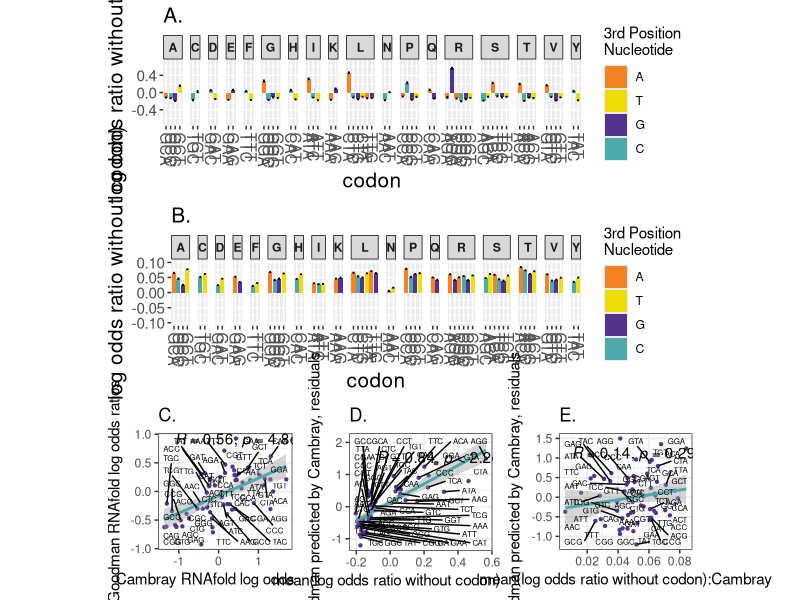

The R script that drew this image:
library(gridExtra)
library(grid)
library(ggplot2)
library(lattice)
library(ggrepel)
library(ggpubr)




data1 = read.csv("Goodman_LOstab_drop.csv", h = TRUE)
attach(data1)

lor <- data1$mean_LOR_not
class_cdn <- data1$cdn
sem <- data1$sem
sd <- data1$sd
aa <- data1$aa

nts = c("A", "T", "G", "C")

df_dropG <- data.frame(
	amino_acid = aa,
	name = class_cdn,
	value = lor,
	sem = sem
	)
	
fig8a = ggplot(df_dropG, aes(x = name, y = value)) + ylim(-0.7, 0.7) +
	geom_col(aes(fill = factor(ends_with, level = nts))) +  ggtitle("A.") +
	#scale_fill_manual(values = c("#EFE350FF", "#593D9CFF", "#B8627DFF", "#F68F46FF")) + 
	scale_fill_manual(values = c("#F68224", "#EFDD08","#53318E", "#4DA9AB")) +   
	geom_errorbar(aes(ymin = value - sem, ymax = value + sem, width = 0.4), colour = "black") + 
	facet_grid(~amino_acid, scales = "free_x", space = "free_x") + 
	scale_x_discrete(guide = guide_axis(angle = -90)) + 
	labs(x = "codon", y = "mean(log odds ratio without codon)", fill = "3rd Position \nNucleotide") + 
	theme(strip.text.x = element_text(face = "bold"), strip.background = element_rect(color = "black"),
	axis.title.x=element_text(size=15), axis.title.y=element_text(size=15),
axis.text.x=element_text(size=11), axis.text.y=element_text(size=11),
plot.title=element_text(size=15))
	
	
	
data1 = read.csv("Cambray_LOstab_drop.csv", h = TRUE)
attach(data1)

lor <- data1$mean_LOR_not
class_cdn <- data1$cdn
sem <- data1$sem
sd <- data1$sd
aa <- data1$aa


df_dropC <- data.frame(
	amino_acid = aa,
	name = class_cdn,
	value = lor,
	sem = sem
	)
	
fig8b = ggplot(df_dropC, aes(x = name, y = value)) + ylim(-0.1, 0.1) +
	geom_col(aes(fill = factor(ends_with, level = nts))) +  ggtitle("B.") +
	#scale_fill_manual(values = c("#EFE350FF", "#593D9CFF", "#B8627DFF", "#F68F46FF")) + 
	scale_fill_manual(values = c("#F68224", "#EFDD08","#53318E", "#4DA9AB")) +   
	geom_errorbar(aes(ymin = value - sem, ymax = value + sem, width = 0.4), colour = "black") + 
	facet_grid(~amino_acid, scales = "free_x", space = "free_x") + 
	scale_x_discrete(guide = guide_axis(angle = -90)) + 
	labs(x = "codon", y = "mean(log odds ratio without codon)", fill = "3rd Position \nNucleotide") + 
	theme(strip.text.x = element_text(face = "bold"), strip.background = element_rect(color = "black"),
	axis.title.x=element_text(size=15), axis.title.y=element_text(size=15),
axis.text.x=element_text(size=11), axis.text.y=element_text(size=11),
plot.title=element_text(size=15))	
	



data2 <- read.csv("Goodman_LOstab.csv", header = T)
attach(data2)

G_lor <- data2$log_odds
codonsG <- data2$codon

data3 <- read.csv("Cambray_LOstab.csv", header = T)
attach(data3)

C_lor <- data3$log_odds
codonsC <- data3$codon

reg <- lm(G_lor~C_lor)
res <- reg$residuals


xl <- expression("Goodman predicted by Cambray, residuals")
yl <- expression("mean(log odds ratio without codon):Goodman")
df.xyres <- data.frame(y=res, x=df_dropG$value, codon = codonsC)
p.xyres <- ggplot(df.xyres, aes(x=x,y=y, label = codon)) + ggtitle("D.") +
  geom_point(size=0.8, color = "#53318E")+
  theme(aspect.ratio=1)+geom_smooth(method='lm', formula= y~x, colour = "#4DA9AB") +
  stat_cor(label.y = 1.5, label.x=-0.08, method = "spearman") +theme_bw()  + 
  geom_text_repel(max.overlaps= nrow(df.xyres),size=2) +labs(x = yl, y=xl)

df.xy <- data.frame(y=res, x=df_dropC$value, codon = codonsC)
xl <- expression("Goodman predicted by Cambray, residuals")
yl <- expression("mean(log odds ratio without codon):Cambray")

p.xy <- ggplot(df.xy, aes(x=x,y=y, label = codon)) + ggtitle("E.") +
  geom_point(size=0.8, color = "#53318E")+ theme(aspect.ratio=1)+ 
  geom_smooth(method='lm', formula= y~x, colour = "#4DA9AB") +
  stat_cor(label.y = 1.1, label.x=0.01, method = "spearman") +theme_bw()  + 
  geom_text_repel(max.overlaps= nrow(df.xy), size=2) +labs(x = yl, y=xl)


df.xystab <- data.frame(x=data2$log_odds, y=data3$log_odds, codon = codonsC)
xl <- expression("Goodman RNAfold log odds ratios")
yl <- expression("Cambray RNAfold log odds ratios")

p.xystab <- ggplot(df.xystab, aes(x=x,y=y, label = codon)) + ggtitle("C.") +
  geom_point(size=0.8, color = "#53318E") + theme(aspect.ratio=1)+ 
  geom_smooth(method='lm', formula= y~x, colour = "#4DA9AB") +
  stat_cor(label.y = 0.9, label.x=-1.1, method = "spearman") +theme_bw()  + 
  geom_text_repel(max.overlaps= nrow(df.xystab), size=2) +labs(x = yl, y=xl)


pdf("Fig8.pdf", width =15, height = 15)
grid.arrange(
	grobs = list(fig8a, fig8b, p.xystab, p.xyres, p.xy),
	widths = c(1,1,1),
	heights = c(1,1,1),
	layout_matrix = rbind(c(1,1,1), c(2,2,2), c(3,4,5)),
	respect=TRUE
	)
dev.off()





